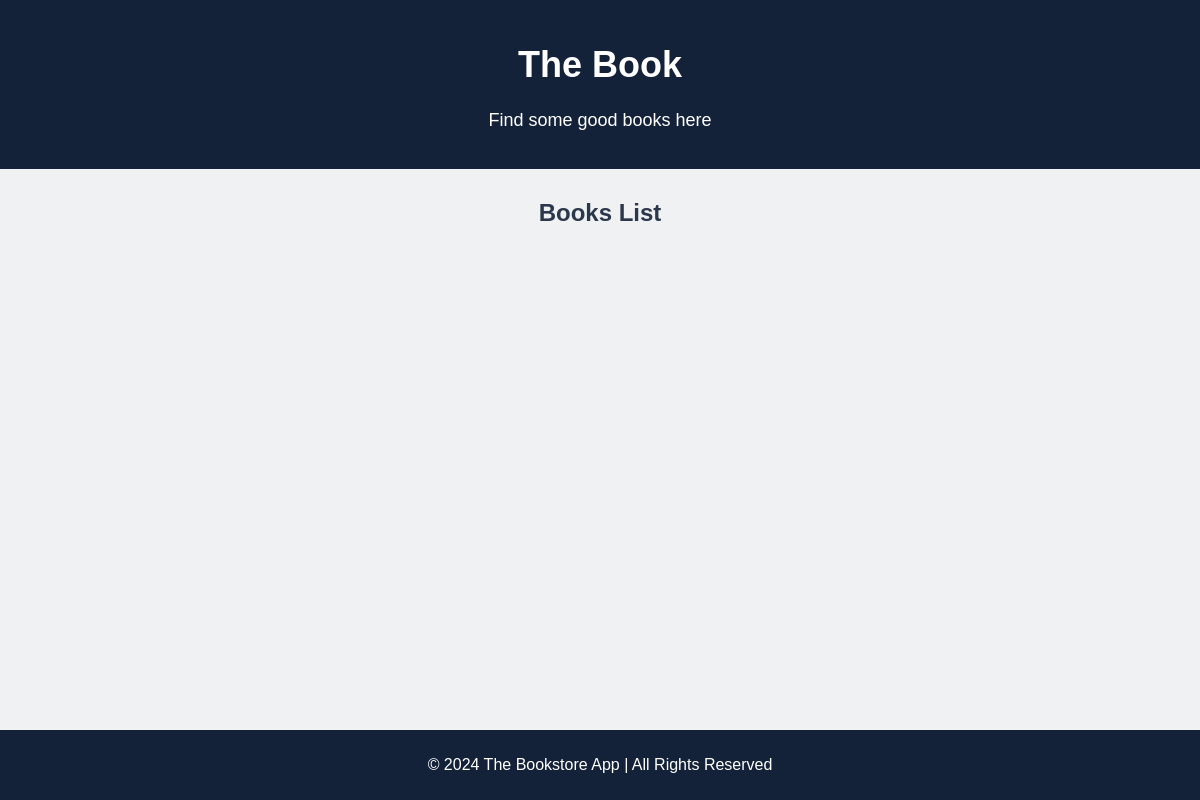
/bookstore/, run on an earlier commit of the app's database.
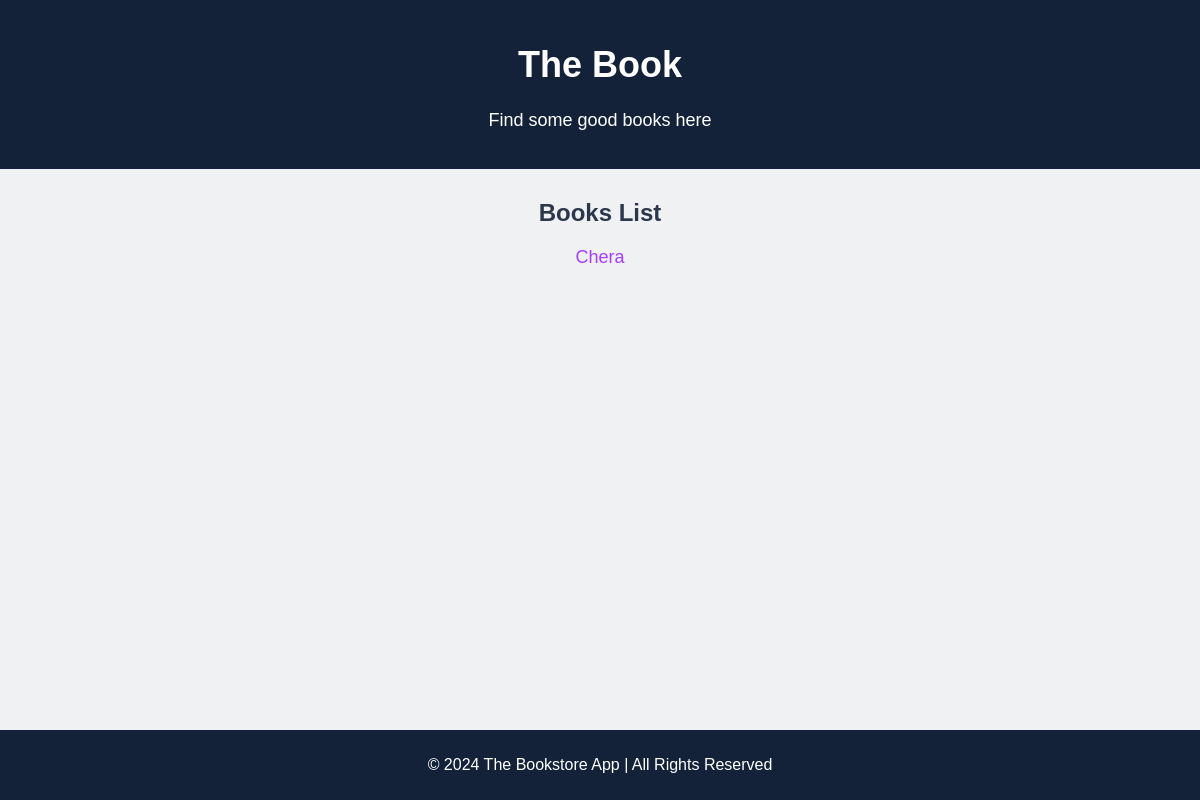
And on a later commit of the database.
### bookstore/models.py (models this page shows, shortened)
class Book(models.Model):
    title = models.CharField(max_length=200)
    author = models.CharField(max_length=200)
    publication_date = models.DateField()
    pages = models.IntegerField(default=0)
    price = models.DecimalField(max_digits=10, decimal_places=2)
    genre = models.CharField(max_length=200)
    likes = models.IntegerField(default=0)

### bookstore/views.py (the view)
# urls.py: path('', views.listBooks, name='listBooks'),
def listBooks(request):
    books = Book.objects.all()
    return render(request, 'bookstore/index.html', {'books': books})

### bookstore/templates/bookstore/index.html (shortened to what this page needs)
{% load static %}
<!DOCTYPE html>
<html lang="en">
<head>
    <link rel="stylesheet" href="{% static 'styles.css' %}">
</head>
<body>
    {% include 'bookstore/header.html' %}
    <div>
        <h2>Books List</h2>
        <ul>
            {% for book in books %}
            <li><a href="{% url 'detailBook' book.id %}">{{ book.title }}</a></li>
            {% endfor %}
        </ul>
    </div>
    {% include 'bookstore/footer.html' %}
</body>
</html>

### bookstore/templates/bookstore/header.html
<header>
    <h1>The Book</h1>
    <p>Find some good books here</p>
</header>

### bookstore/templates/bookstore/footer.html
<footer>
    <p>&copy; 2024 The Bookstore App | All Rights Reserved</p>
</footer>

### bookstore/static/styles.css (style rules this page uses)
body { background-color: #F0F1F3; font-family: Arial, sans-serif; color: #132238; margin: 0; padding: 0; }
header { background-color: #132238; color: #FFFFFF; text-align: center; padding: 20px 0; }
header h1 { font-size: 36px; }
header p { font-size: 18px; }
footer { background-color: #132238; color: #FFFFFF; text-align: center; padding: 10px 0; position: fixed; width: 100%; bottom: 0; }
h2 { color: #2B384C; text-align: center; margin-top: 30px; }
ul { list-style: none; padding: 0; text-align: center; }
ul li { margin: 10px 0; }
a { color: #A53DFF; text-decoration: none; font-size: 18px; transition: color 0.3s ease; }

What changed in the data, as far as the page shows it:
added Book: title "Chera"
